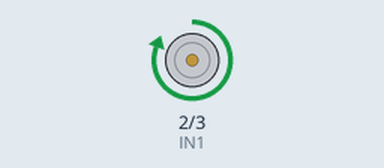
The sketch below on a simulated Arduino Uno, built with avr-gcc and run on an emulated ATmega328P. Shown: motor-driver pin pairs drawn as motors (green arrow = first pin HIGH = forward, orange = second pin HIGH = backward, longer = more drive).

Above: at 2.0 s.
At 6.0 s:
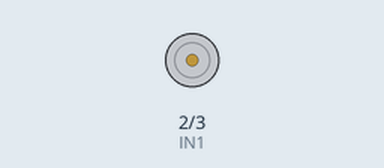
Timing chart, 0 to 10.4 s (numbered marks = the images above):
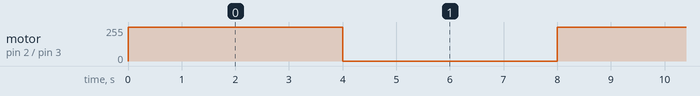

The sketch:

zldj.ino
```cpp
int IN1 = 2;

int IN2 = 3;

//int ENB = 4;


void setup(){


    pinMode(IN1, OUTPUT);

    pinMode(IN2, OUTPUT);

    //pinMode(ENB, OUTPUT);

}


void loop(){

    digitalWrite(IN1, HIGH);

    digitalWrite(IN2, LOW);

    delay(4000);

    digitalWrite(IN1, LOW);

    digitalWrite(IN2, LOW);

    delay(4000);

/*
    delay(4000);

    digitalWrite(IN3, HIGH);

    digitalWrite(IN4, HIGH);

    delay(4000);
*/
}
```

Measured:
- by itself, motor on pin 2 (IN1) / pin 3 (IN2): alternates forward 255/255 for 4.0 s and stopped for 4.0 s
